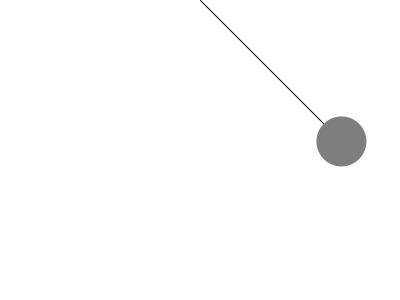
Frame 1 (no input)
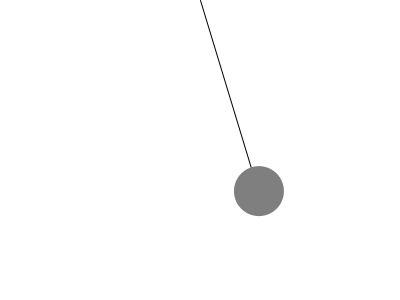
Frame 60 (the mouse pressed at the canvas centre just before this capture)
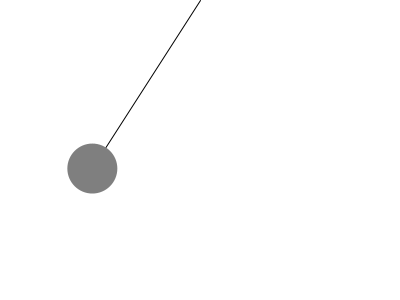
Frame 120 (the mouse held since frame 60 and released just before this capture)

The Processing sketch that drew these frames (run headless with seeded random() and noise(); from frame 60 on, the mouse is pressed at the canvas centre):

// Processing sketch: exemple_08_05_pendule
// ── exemple_08_05_pendule.pde
final float THETA0 = QUARTER_PI;
final float OMEGA = 0.02;
final int L = 200;

float theta, x, y;
float t = 0;

void setup() {
  size(400, 300);
}

void draw() {
  background(255);
  
  theta = THETA0 * cos(OMEGA * t);
  x = width / 2 + L * sin(theta);
  y = L * cos(theta);
  
  stroke(0);
  line(width / 2, 0, x, y);
  noStroke();
  fill(127);
  ellipse(x, y, 50, 50);
  t++;
}
